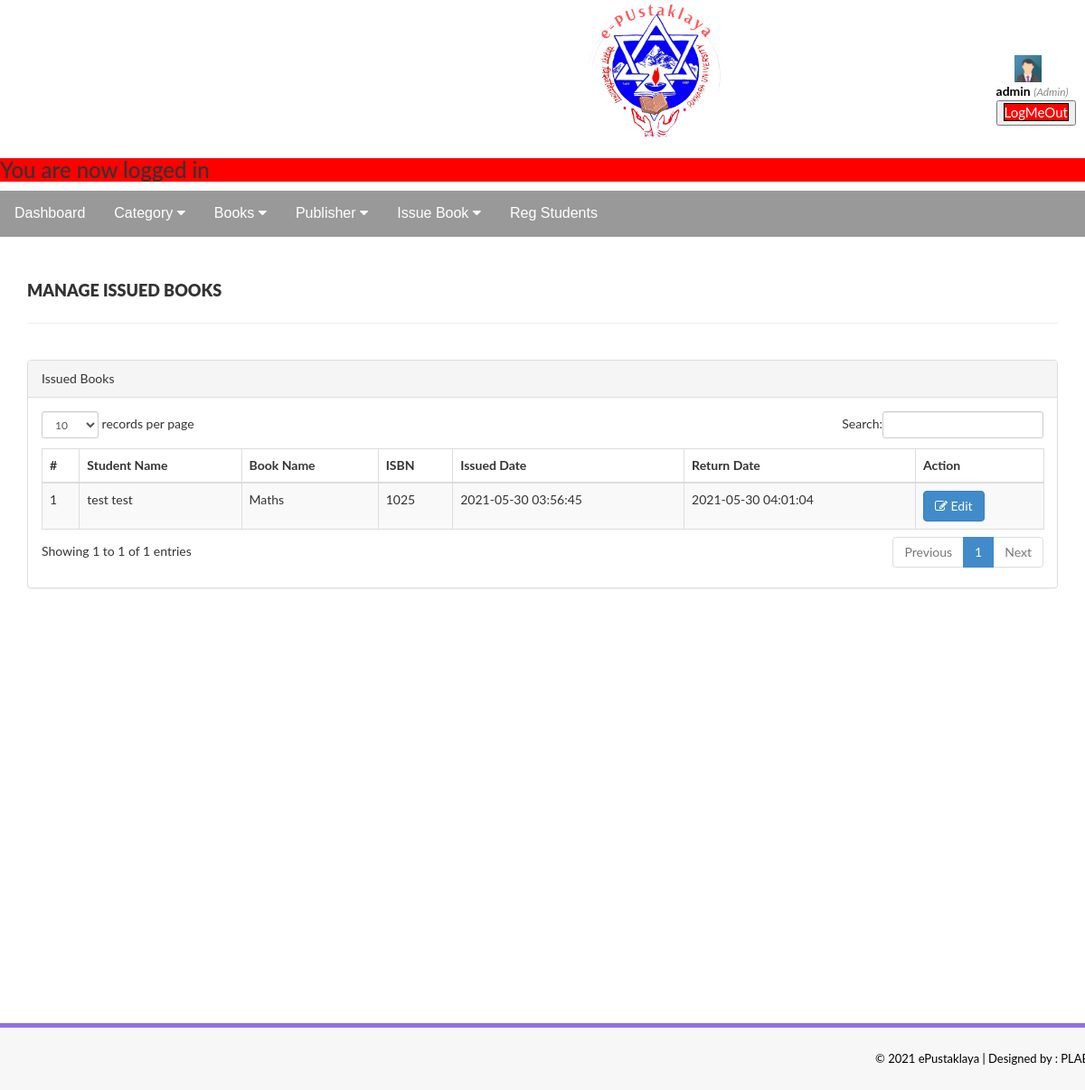
/admin/manageissuedbooks.php (signed in), run on the app's committed database.
### tables this page shows
CREATE TABLE `tblissuedbookdetails` (
  `id` int(11) NOT NULL,
  `BookId` int(11) DEFAULT NULL,
  `StudentID` varchar(150) DEFAULT NULL,
  `IssuesDate` timestamp NULL DEFAULT current_timestamp(),
  `ReturnDate` timestamp NULL DEFAULT NULL ON UPDATE current_timestamp(),
  `ReturnStatus` int(1) DEFAULT NULL,
  `fine` int(11) DEFAULT NULL
);

CREATE TABLE `accounts` (
  `id` int(11) NOT NULL,
  `username` varchar(50) NOT NULL,
  `email` varchar(255) NOT NULL,
  `user_type` varchar(255) DEFAULT NULL,
  `password` varchar(255) NOT NULL,
  `created_at` datetime DEFAULT current_timestamp(),
  `FullName` varchar(120) DEFAULT NULL,
  `MobileNumber` char(11) DEFAULT NULL,
  `Status` int(1) DEFAULT NULL,
  `RegDate` timestamp NULL DEFAULT current_timestamp(),
  `UpdationDate` timestamp NULL DEFAULT NULL ON UPDATE current_timestamp()
);

CREATE TABLE `tblbooks` (
  `id` int(11) NOT NULL,
  `BookName` varchar(255) DEFAULT NULL,
  `CatId` int(11) DEFAULT NULL,
  `AuthorId` int(11) DEFAULT NULL,
  `ISBNNumber` int(11) DEFAULT NULL,
  `BookPrice` int(11) DEFAULT NULL,
  `RegDate` timestamp NULL DEFAULT current_timestamp(),
  `UpdationDate` timestamp NULL DEFAULT NULL ON UPDATE current_timestamp()
);

### admin/manageissuedbooks.php (the view, shortened to what this page needs)
<?php
include('includes/connection1.php');
function isLoggedIn()
{
    if (isset($_SESSION['user'])) {
        return true;
    }else{
        return false;
    }
}
if (!isLoggedIn()) {
  $_SESSION['msg'] = "You must log in first";
  header('location:../index.php');
}
else{
    ?>
<!DOCTYPE html>
<html xmlns="http://www.w3.org/1999/xhtml">
<head>
    <link href="assets/css/bootstrap.css" rel="stylesheet" />
    <link href="assets/css/font-awesome.css" rel="stylesheet" />
    <link href="assets/js/dataTables/dataTables.bootstrap.css" rel="stylesheet" />
    <link href="assets/css/style.css" rel="stylesheet" />
</head>
<body style=" background: url(back.jpg) no-repeat center center fixed;
  -webkit-background-size: cover;
  -moz-background-size: cover;
  -o-background-size: cover;
  background-size: cover;">
<?php include('includes/header1.php');?>
    <div class="content-wrapper">
         <div class="container">
        <div class="row pad-botm">
            <div class="col-md-12">
                <h4 class="header-line">Manage Issued Books</h4>
    </div>
     <div class="row">
</div>
        </div>
            <div class="row">
                <div class="col-md-12">
                    <div class="panel panel-default">
                        <div class="panel-heading">
                          Issued Books
                        </div>
                        <div class="panel-body">
                            <div class="table-responsive">
                                <table class="table table-striped table-bordered table-hover" id="dataTables-example">
                                    <thead>
                                        <tr>
                                            <th>#</th>
                                            <th>Student Name</th>
                                            <th>Book Name</th>
                                            <th>ISBN </th>
                                            <th>Issued Date</th>
                                            <th>Return Date</th>
                                            <th>Action</th>
                                        </tr>
                                    </thead>
                                    <tbody>
<?php $sql = "SELECT accounts.FullName,tblbooks.BookName,tblbooks.ISBNNumber,tblissuedbookdetails.IssuesDate,tblissuedbookdetails.ReturnDate,tblissuedbookdetails.id as rid from  tblissuedbookdetails join accounts on accounts.id=tblissuedbookdetails.StudentID join tblbooks on tblbooks.id=tblissuedbookdetails.BookId order by tblissuedbookdetails.id desc";
$query = $dbh -> prepare($sql);
$query->execute();
$results=$query->fetchAll(PDO::FETCH_OBJ);
$cnt=1;
if($query->rowCount() > 0)
{
foreach($results as $result)
{               ?>
                                        <tr class="odd gradeX">
                                            <td class="center"><?php echo htmlentities($cnt);?></td>
                                            <td class="center"><?php echo htmlentities($result->FullName);?></td>
                                            <td class="center"><?php echo htmlentities($result->BookName);?></td>
                                            <td class="center"><?php echo htmlentities($result->ISBNNumber);?></td>
                                            <td class="center"><?php echo htmlentities($result->IssuesDate);?></td>
                                            <td class="center"><?php if($result->ReturnDate=="")
                                            {
                                                echo htmlentities("Not Return Yet");
                                            } else {
                                            echo htmlentities($result->ReturnDate);
}
                                            ?></td>
                                            <td class="center">
                                            <a href="updateissuedbooks.php?rid=<?php echo htmlentities($result->rid);?>"><button class="btn btn-primary"><i class="fa fa-edit "></i> Edit</button>
                                            </td>
                                        </tr>
                             <?php $cnt=$cnt+1;}} ?>
                                    </tbody>
                                </table>
                            </div>
                        </div>
                    </div>
                </div>
            </div>
    </div>
    </div>
  <?php include('includes/footer.php');?>
</body>
</html>
<?php } ?>

### admin/assets/css/style.css (style rules this page uses)
.content-wrapper { margin-top: 40px; min-height:800px; padding-bottom:90px; }
.header-line { font-weight:900; padding-bottom:25px; border-bottom:1px solid #eeeeee; text-transform:uppercase; }
.pad-botm { padding-bottom:30px; }

### admin/styleadmin.css (style rules this page uses)
body { font-family: "Lato", sans-serif; background-color: #e4e9f0; }

### data on the page
tblissuedbookdetails: accounts.FullName "test test", BookId.BookName "Maths", BookId.ISBNNumber "1025", IssuesDate "2021-05-30 03:56:45", ReturnDate "2021-05-30 04:01:04"

### other printed values
$_SESSION['success'] "You are now logged in"
$_SESSION['user']['username'] "admin"
$_SESSION['user']['user_type'] "Admin"
